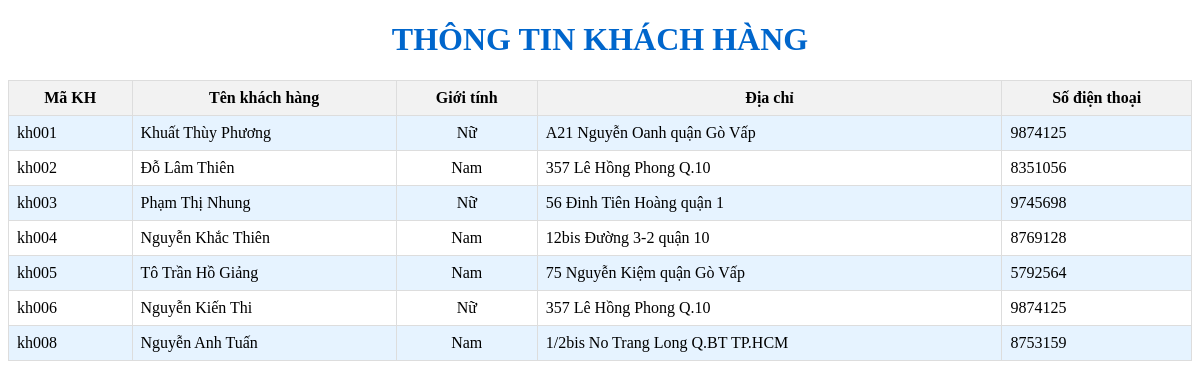
The page /bai2.php on the database its author committed.
### tables this page shows
CREATE TABLE IF NOT EXISTS khach_hang (
    ma_khach_hang VARCHAR(10) PRIMARY KEY,
    ten_khach_hang VARCHAR(100) NOT NULL,
    gioi_tinh TINYINT(1) NOT NULL COMMENT '0: Nam, 1: Nữ',
    dia_chi VARCHAR(200) NOT NULL,
    dien_thoai VARCHAR(15) NOT NULL
);

### bai2.php (the view, shortened to what this page needs)
<?php
require_once 'db/db_connect.php';
$sql = "SELECT * FROM khach_hang";
$result = mysqli_query($conn, $sql);
?>
<!DOCTYPE html>
<html>
<head>
</head>
<body>
    <h1>THÔNG TIN KHÁCH HÀNG</h1>
    <table>
        <tr>
            <th>Mã KH</th>
            <th>Tên khách hàng</th>
            <th>Giới tính</th>
            <th>Địa chỉ</th>
            <th>Số điện thoại</th>
        </tr>
        <?php while($row = mysqli_fetch_assoc($result)): ?>
        <tr>
            <td><?= $row['ma_khach_hang'] ?></td>
            <td><?= $row['ten_khach_hang'] ?></td>
            <td class="gender"><?= ($row['gioi_tinh'] == 1) ? "Nữ" : "Nam" ?></td>
            <td><?= $row['dia_chi'] ?></td>
            <td><?= $row['dien_thoai'] ?></td>
        </tr>
        <?php endwhile; ?>
    </table>
</body>
</html>

### bai2.php (style rules this page uses)
table { border-collapse: collapse; width: 100%; margin-top: 20px; }
th, td { border: 1px solid #ddd; padding: 8px; }
th { background-color: #f2f2f2; }
tr:nth-child(even) { background-color: #e6f3ff; }
tr:nth-child(odd) { background-color: #ffffff; }
.gender { text-align: center; }
h1 { color: #0066cc; text-align: center; }

### rows shown on the page
khach_hang: ma_khach_hang "kh001", ten_khach_hang "Khuất Thùy Phương", gioi_tinh "Nữ", dia_chi "A21 Nguyễn Oanh quận Gò Vấp", dien_thoai "9874125"
khach_hang: ma_khach_hang "kh002", ten_khach_hang "Đỗ Lâm Thiên", gioi_tinh "Nam", dia_chi "357 Lê Hồng Phong Q.10", dien_thoai "8351056"
khach_hang: ma_khach_hang "kh003", ten_khach_hang "Phạm Thị Nhung", gioi_tinh "Nữ", dia_chi "56 Đinh Tiên Hoàng quận 1", dien_thoai "9745698"
khach_hang: ma_khach_hang "kh004", ten_khach_hang "Nguyễn Khắc Thiên", gioi_tinh "Nam", dia_chi "12bis Đường 3-2 quận 10", dien_thoai "8769128"
khach_hang: ma_khach_hang "kh005", ten_khach_hang "Tô Trần Hồ Giảng", gioi_tinh "Nam", dia_chi "75 Nguyễn Kiệm quận Gò Vấp", dien_thoai "5792564"
khach_hang: ma_khach_hang "kh006", ten_khach_hang "Nguyễn Kiến Thi", gioi_tinh "Nữ", dia_chi "357 Lê Hồng Phong Q.10", dien_thoai "9874125"
khach_hang: ma_khach_hang "kh008", ten_khach_hang "Nguyễn Anh Tuấn", gioi_tinh "Nam", dia_chi "1/2bis No Trang Long Q.BT TP.HCM", dien_thoai "8753159"
